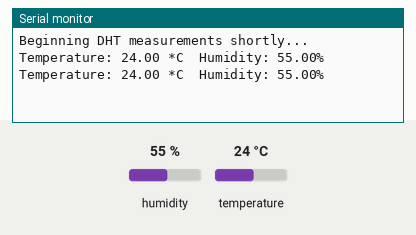
The sketch below on a simulated ESP32. Parts: the last lines printed to the serial monitor. The test bench sets the inputs (shaded band); at power-on: humidity 55 %, temperature 24 °C.

Above: at 4.8 s.
4.9 s: humidity set to 22 %
At 7.2 s:
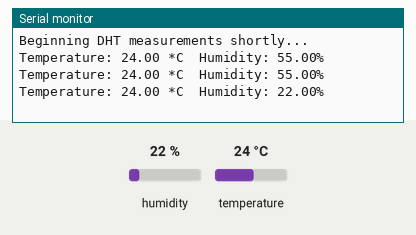
7.9 s: temperature set to 12 °C
At 8.4 s:
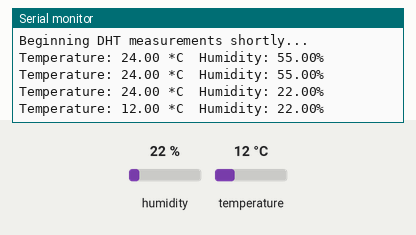
10.9 s: humidity set to 40 %
At 13.2 s:
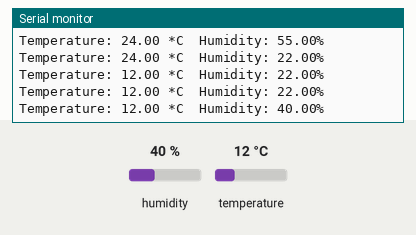
Timing chart, 0 to 14.7 s (numbered marks = the images above; inputs shaded):
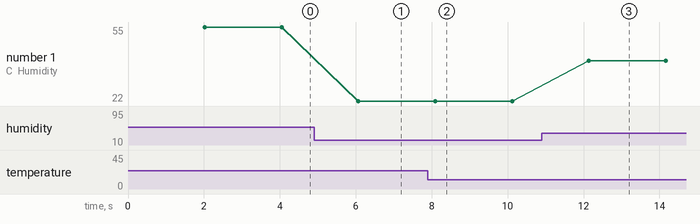

The sketch:

TemperatureAndHumidity_Simple.ino
```cpp
#include "DHT.h"

#define DHT_PIN 13
#define DHTTYPE DHT11 // DHT 11

DHT dht(DHT_PIN, DHTTYPE);

float h = 0;
float t = 0;

void setup() {
  Serial.begin(115200);

  dht.begin();

  Serial.println("Beginning DHT measurements shortly...");
}

void loop() {
  // Wait between readings
  delay(2000);

  // Reading humidity
  h = dht.readHumidity();
  // Read temperature as Celsius
  t = dht.readTemperature();

  // Check if any reads failed and exit early (to try again).
  if (isnan(h) || isnan(t)) {
    Serial.println("Failed to read from DHT sensor!");
    return;
  }

  Serial.printf("Temperature: %.2f *C\tHumidity: %.2f%\n", t, h);
}
```

Measured:
- after the input at 4.9 s, the serial monitor: prints a new line after 1.2 s (image 1)
- after the input at 7.9 s, the serial monitor: prints a new line after 0.19 s (image 2)
- after the input at 10.9 s, the serial monitor: prints a new line after 1.2 s (image 3)
- plotted number 1: 55 → 22 after the input at 4.9 s, 22 → 40 after the input at 10.9 s
